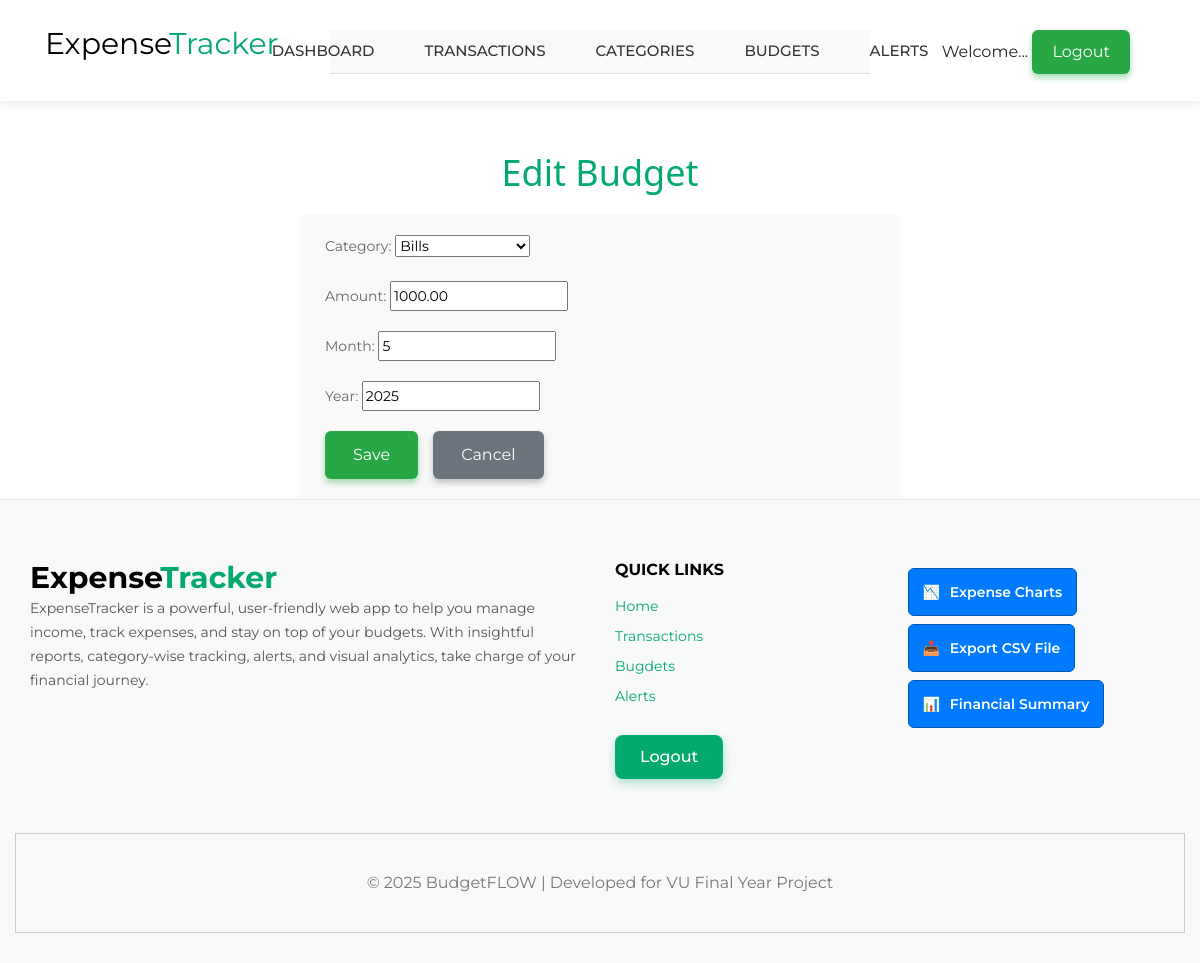
Page /budgets/edit/5/ (signed in) on the committed database.
### BudgetFlow/models.py (models this page shows, shortened)
class Budget(models.Model):
    user = models.ForeignKey(User, on_delete=models.CASCADE)
    category = models.ForeignKey(Category, on_delete=models.CASCADE)
    amount = models.DecimalField(max_digits=10, decimal_places=2)
    month = models.PositiveIntegerField()  # 1 = Jan, 12 = Dec
    year = models.PositiveIntegerField()

### BudgetFlow/views.py (the view)
# urls.py: path('budgets/edit/<int:pk>/', views.budget_update, name='budget_update'),
@login_required
def budget_update(request, pk):
    budget = get_object_or_404(Budget, pk=pk, user=request.user)
    if request.method == 'POST':
        form = BudgetForm(request.POST, instance=budget)
        if form.is_valid():
            form.save()
            messages.success(request, 'Budget updated successfully.')
            return redirect('budget_list')
    else:
        form = BudgetForm(instance=budget)
    return render(request, 'BudgetFlow/budget_form.html', {'form': form, 'title': 'Edit Budget'})

### BudgetFlow/forms.py
class BudgetForm(ModelForm):
    class Meta:
        model = Budget
        fields = ['category', 'amount', 'month', 'year']

### BudgetFlow/models.py (called while the page is built)
    def __str__(self):
        return self.name

### BudgetFlow/templates/BudgetFlow/budget_form.html (shortened to what this page needs)
{% extends 'main.html' %}
{% block content %}
<h2 style="font-family: 'Segoe UI', Tahoma, Geneva, Verdana, sans-serif; color: #04AA6D; margin-bottom: 20px; text-align: center;  margin-top: 50px;">{{ title }}</h2>
<form method="post" style="max-width: 600px; margin: 0 auto; background: #f9f9f9; padding: 20px 25px; border-radius: 8px; box-shadow: 0 4px 8px rgba(0,0,0,0.05);">
  <div style="margin-bottom: 15px;">
    {{ form.as_p|safe }}
  </div>
  <div style="display: flex; gap: 15px; justify-content: flex-start; margin-top: 10px;">
    <button type="submit" style="
      background-color: #28a745;
      color: white;
      border: none;
      border-radius: 6px;
      padding: 12px 28px;
      font-size: 16px;
      cursor: pointer;
      box-shadow: 0 4px 6px rgba(40, 167, 69, 0.4);
      transition: background-color 0.3s ease, box-shadow 0.3s ease;      border: none;
      border-radius: 6px;
      padding: 12px 28px;
      font-size: 16px;
      cursor: pointer;
      box-shadow: 0 4px 6px rgba(40, 167, 69, 0.4);
      transition: background-color 0.3s ease, box-shadow 0.3s ease;
    "
    onmouseover="this.style.backgroundColor='#218838'; this.style.boxShadow='0 6px 12px rgba(33, 136, 56, 0.5)';"
    onmouseout="this.style.backgroundColor='#28a745'; this.style.boxShadow='0 4px 6px rgba(40, 167, 69, 0.4)';"
    >
      Save
    </button>
    <a href="{% url 'budget_list' %}" style="
      background-color: #6c757d;
      color: white;
      padding: 12px 28px;
      border-radius: 6px;
      text-decoration: none;
      display: inline-block;
      font-size: 16px;
      box-shadow: 0 4px 6px rgba(108, 117, 125, 0.4);
      transition: background-color 0.3s ease, box-shadow 0.3s ease;
    "
    onmouseover="this.style.backgroundColor='#5a6268'; this.style.boxShadow='0 6px 12px rgba(90, 98, 104, 0.5)';"
    onmouseout="this.style.backgroundColor='#6c757d'; this.style.boxShadow='0 4px 6px rgba(108, 117, 125, 0.4)';"
    >
      Cancel
    </a>
  </div>
</form>
{% endblock %}

### static/css/style.css (style rules this page uses)
html, body { height: 100%; font-family: "Montserrat", sans-serif; -webkit-font-smoothing: antialiased; }
h1, h2, h3, h4, h5, h6 { margin: 0; color: #111111; font-weight: 400; font-family: "Montserrat", sans-serif; }
h2 { font-size: 36px; }
p { font-size: 14px; font-family: "Montserrat", sans-serif; color: #666666; font-weight: 400; line-height: 24px; margin: 0 0 15px 0; }

### rows in the picture
Budget: category "Bills", amount "1000.00", month "5", year "2025"

### other values in the picture
{{ title }} "Edit Budget"
